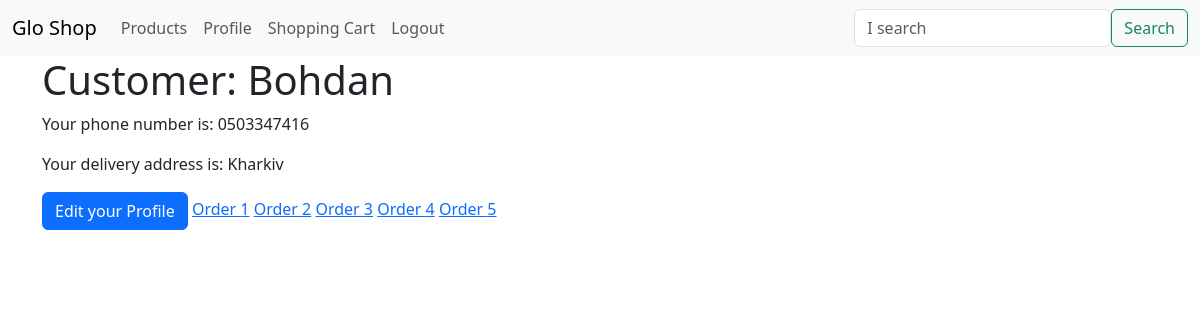
The page /customer/Bohdan (signed in) on the database as committed earlier.
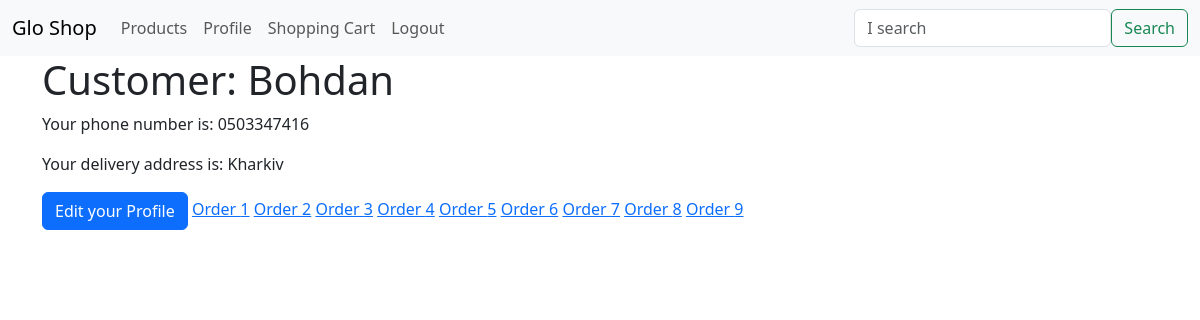
The same page on the database as committed later.
### app/models.py (models this page shows, shortened)
class User(UserMixin, db.Model):
    id = db.Column(db.Integer, primary_key=True)
    username = db.Column(db.String(64), index=True, unique=True)
    email = db.Column(db.String(120), index=True, unique=True)
    password_hash = db.Column(db.String(128))
    phone_number = db.Column(db.String(32))
    delivery_address = db.Column(db.String(128))
    orders = db.relationship('Order', back_populates='customer')
    order_item = db.relationship('OrderItem', back_populates='customer')

class Order(db.Model):
    id = db.Column(db.Integer, primary_key=True)
    created_at = db.Column(db.DateTime, index=True, default=datetime.utcnow)
    status = db.Column(db.String(16), default='cart', server_default='cart')
    user_id = db.Column(db.Integer, db.ForeignKey('user.id'))
    items = db.relationship('OrderItem', back_populates='order', cascade='all, delete-orphan')
    customer = db.relationship('User', back_populates='orders')

### app/main/routes.py (the view)
@bp.route('/customer/<username>', methods=['GET', 'POST'])
@login_required
def load_customer(username):
    customer = User.query.filter_by(username=username).first_or_404()
    return render_template('customer.html', customer=customer)

### app/main/forms.py
class SearchForm(FlaskForm):
    q = StringField(('I search'), validators=[DataRequired()])
    submit = SubmitField(('Search'))
    def __init__(self, *args, **kwargs):
        if 'formdata' not in kwargs:
            kwargs['formdata'] = request.args
        if 'csrf_enabled' not in kwargs:
            kwargs['csrf_enabled'] = False
        super(SearchForm, self).__init__(*args, **kwargs)

### app/main/routes.py (called while the page is built)
@bp.before_app_request
def before_request():
    g.search_form = SearchForm()

### app/models.py (called while the page is built)
@login.user_loader
def load_user(id):
    return User.query.get(int(id))

### app/templates/customer.html
{% extends 'base.html' %}
{% block content %}
  {% if customer == current_user %}
    <div class="container">
      <h1>Customer: {{ customer.username }}</h1>
      {% if customer.phone_number %}
        <p>Your phone number is: {{ customer.phone_number }}</p>
      {% endif %}
      {% if customer.delivery_address %}
        <p>Your delivery address is: {{ customer.delivery_address }}</p>
      {% endif %}
      <a href="{{ url_for('main.edit_profile') }}" class="btn btn-primary">Edit your Profile</a>
      {% if customer.orders %}
        {% for order in customer.orders %}
          {% if order.status != 'cart' %}
            <a href="#">Order {{ order.id }}</a>
          {% endif %}
        {% endfor %}
      {% endif %}
    </div>
  {% endif %}
{% endblock %}

### app/templates/base.html (shortened to what this page needs)
<!DOCTYPE html>
<html lang="en">
<head>
    <link href="https://cdn.jsdelivr.net/npm/bootstrap@5.3.2/dist/css/bootstrap.min.css" rel="stylesheet">
</head>
<body>
    <nav class="navbar navbar-expand-lg bg-body-tertiary">
        <div class="container-fluid">
          <a class="navbar-brand" href="{{ url_for('main.index') }}">Glo Shop</a>
          <div class="collapse navbar-collapse" id="navbarSupportedContent">
            <ul class="navbar-nav me-auto mb-2 mb-lg-0">
              <li class="nav-item">
                <a class="nav-link" href="{{ url_for('main.products') }}">Products</a>
              </li>
              {% if current_user.is_anonymous %}
              <li class="nav-item">
                <a class="nav-link" href="{{ url_for('auth.login') }}">Login</a>
              </li>
              {% else %}
              <li class="nav-item">
                <a class="nav-link" href="{{ url_for('main.load_customer', username=current_user.username) }}">Profile</a>
              </li>
              <li class="nav-item">
                <a class="nav-link" href="{{ url_for('main.shopping_cart') }}">Shopping Cart
                </a>
              </li>
              <li class="nav-item">
                <a class="nav-link" href="{{ url_for('auth.logout') }}">Logout</a>
              </li>
              {% endif %}
            </ul>
            <form class="d-flex" method="get" action="{{ url_for('main.search') }}">
              {{ g.search_form.q(size=20, class='form-control', placeholder=g.search_form.q.label.text) }}
              <button class="btn btn-outline-success" type="submit">Search</button>
            </form>
          </div>
        </div>
      </nav>
    {% block content %}
    {% endblock %}
</body>
</html>

Rows that differ between the two databases and show on the page:
added Order: id "6"
added Order: id "7"
added Order: id "8"
added Order: id "9"
